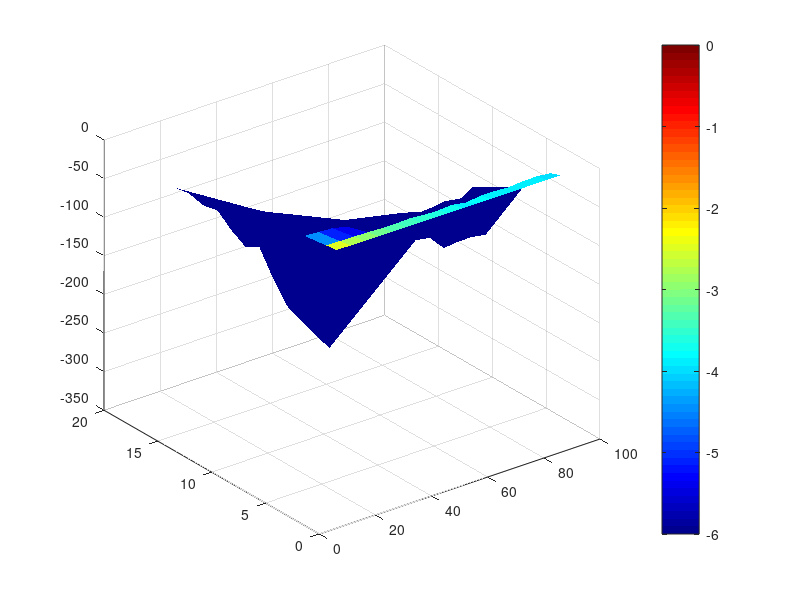

MATLAB code to generate this figure: (Note: this script raises an error after producing the figure.)
% Filename: VSAT_LEO_BER_MRC.m
% Description: Computes and plots BER vs elevation angle and number of antennas
%              for VSAT to LEO satellite link with Rician fading and MRC.

clear; clc; close all;

%% Parameters
c = 3e8;                    % Speed of light (m/s)
fc = 20e9;                  % Carrier frequency 20 GHz
lambda = c/fc;              % Wavelength (m)
Pt_dBm = 30;                % Transmit power dBm (1 Watt)
Pt = 10^((Pt_dBm-30)/10);   % Transmit power Watts
Gt_dBi = 20;                % VSAT antenna gain dBi
Gr_dBi = 30;                % Satellite antenna element gain dBi
Gt = 10^(Gt_dBi/10);
Gr = 10^(Gr_dBi/10);
No_dBm = -174 + 10*log10(1e6); % Noise power 1 MHz bandwidth (dBm)
No = 10^((No_dBm-30)/10);       % Noise power Watts

hLEO = 600e3;               % LEO satellite altitude (m)
Re = 6371e3;                % Earth radius (m)

elev_angles = 10:5:90;      % Elevation angles (degrees)
index = 0:4;
M_antennas = 2.^index;          % Number of antennas

K = 10;                     % Rician K-factor (LOS dominance)

numTrials = 1e5;            % Monte Carlo trials per scenario

%% Preallocate BER matrix
BER = zeros(length(M_antennas), length(elev_angles));

%% Rician power sample generator function
% Returns vector of combined instantaneous SNR samples with M antennas MRC
rician_mrc_snr = @(K, avg_snr, M, N) ...
    sum(abs(sqrt(avg_snr/(K+1))*(randn(M,N) + 1i*randn(M,N)) + sqrt(K*avg_snr/(K+1))).^2,1);

%% Simulation loop
for idxM = 1:length(M_antennas)
    M = M_antennas(idxM);
    
    for idxEl = 1:length(elev_angles)
        theta = elev_angles(idxEl);
        elev_rad = deg2rad(theta);
        
        % Calculate slant range distance
        d = sqrt((Re+hLEO)^2 - (Re*cos(elev_rad))^2) - Re*sin(elev_rad);
        
        % Free space path loss
        FSPL = (4*pi*d/lambda)^2;
        
        % Average received power per antenna
        Pr = Pt * Gt * Gr / FSPL;
        
        % Average SNR per antenna
        avg_snr = Pr / No;
        
        % Generate instantaneous SNR samples after MRC
        gamma_samples = rician_mrc_snr(K, avg_snr, M, numTrials);
        
        % Theoretical BPSK BER for AWGN with instantaneous SNR gamma
        % BER per sample: Q(sqrt(2*gamma))
        ber_samples = qfunc(sqrt(2*gamma_samples));
        
        % Average BER over trials
        BER(idxM, idxEl) = mean(ber_samples);
        
        fprintf('M=%d, Elev=%d°, BER=%.4e\n', M, theta, BER(idxM, idxEl));
    end
end

%% 3D Surface plot of BER
[X, Y] = meshgrid(elev_angles, M_antennas);

figure('Color','w');
surf(X, Y, log10(BER), 'EdgeColor', 'none');
colormap(jet);
colorbar;
caxis([-6 0]) % Show BER from 10^-6 to 1
colorbar('Ticks', -6:0, 'TickLabels', {'1e-6','1e-5','1e-4','1e-3','1e-2','1e-1','1'});
xlabel('Elevation Angle (degrees)', 'FontWeight', 'bold', 'FontSize', 12);
ylabel('Number of Antennas (M)', 'FontWeight', 'bold', 'FontSize', 12);
zlabel('Log_{10}(BER)', 'FontWeight', 'bold', 'FontSize', 12);
title('BER vs Elevation Angle and Number of Antennas (Rician fading + MRC)', ...
      'FontWeight', 'bold', 'FontSize', 14);
view(45,30);
grid on;
set(gca,'FontSize',12);
